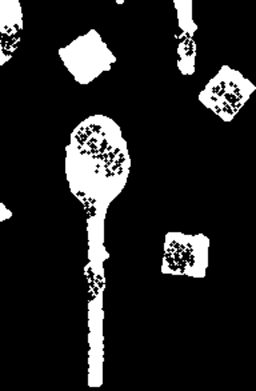
#> input picture les_4/spoons_gaps.png, 256 x 391 px
$ python delate+erode.py
#> lines starting #> are read from the running program, lines starting #| are printed output that depends on the picture
import cv2 as cv
import numpy as np

#избавляемся от дырок не меняя размер ложек на изображении, для этого использвуем оба метода по очереди

spoons_gaps = cv.imread('spoons_gaps.png',0)
#> spoons_gaps is the input picture: shape (391, 256); min 0, max 255, mean 33.4
spoons_noise = cv.imread('spoons_noise.png',0)
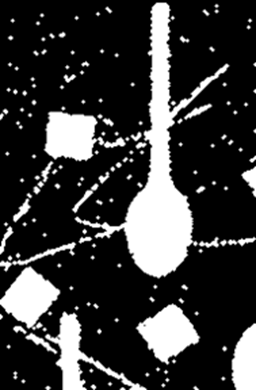
#> input picture les_4/spoons_noise.png, 256 x 390 px
#> spoons_noise is the input picture: shape (390, 256); min 0, max 255, mean 57.4

kernel = cv.getStructuringElement(cv.MORPH_CROSS, (5,5))

new_spoons_gaps = cv.morphologyEx(spoons_gaps, cv.MORPH_CLOSE, kernel, iterations=3)
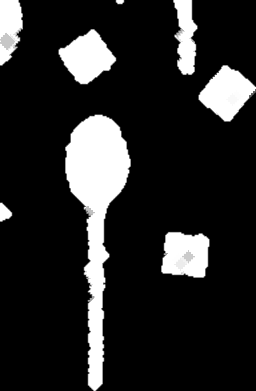
#> new_spoons_gaps: shape (391, 256); min 0, max 255, mean 39.4
new_spoons_noise = cv.morphologyEx(spoons_noise, cv.MORPH_OPEN, kernel, iterations=3)
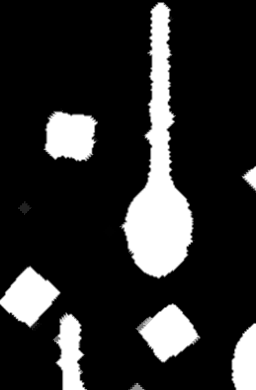
#> new_spoons_noise: shape (390, 256); min 0, max 255, mean 44.4

cv.imshow('close(dilate+erode)', np.concatenate((spoons_gaps, new_spoons_gaps), axis=1))
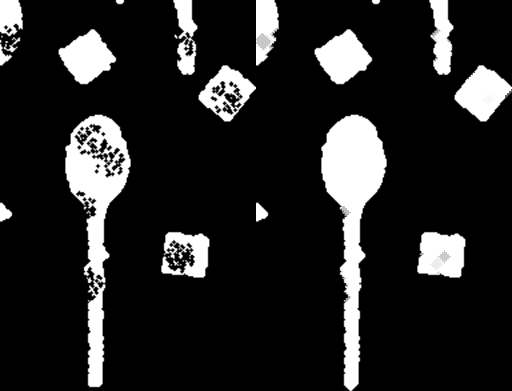
#> window 'close(dilate+erode)': shape (391, 512); min 0, max 255, mean 36.4
cv.imshow('open(erode+dilate)', np.concatenate((spoons_noise, new_spoons_noise), axis=1))
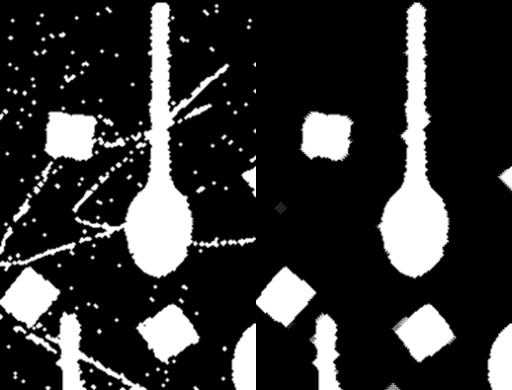
#> window 'open(erode+dilate)': shape (390, 512); min 0, max 255, mean 50.9

cv.imwrite('close(dilate+erode).png', np.concatenate((spoons_gaps, new_spoons_gaps), axis=1))
cv.imwrite('open(erode+dilate).png', np.concatenate((spoons_noise, new_spoons_noise), axis=1))
cv.waitKey(2000)
cv.destroyAllWindows()
